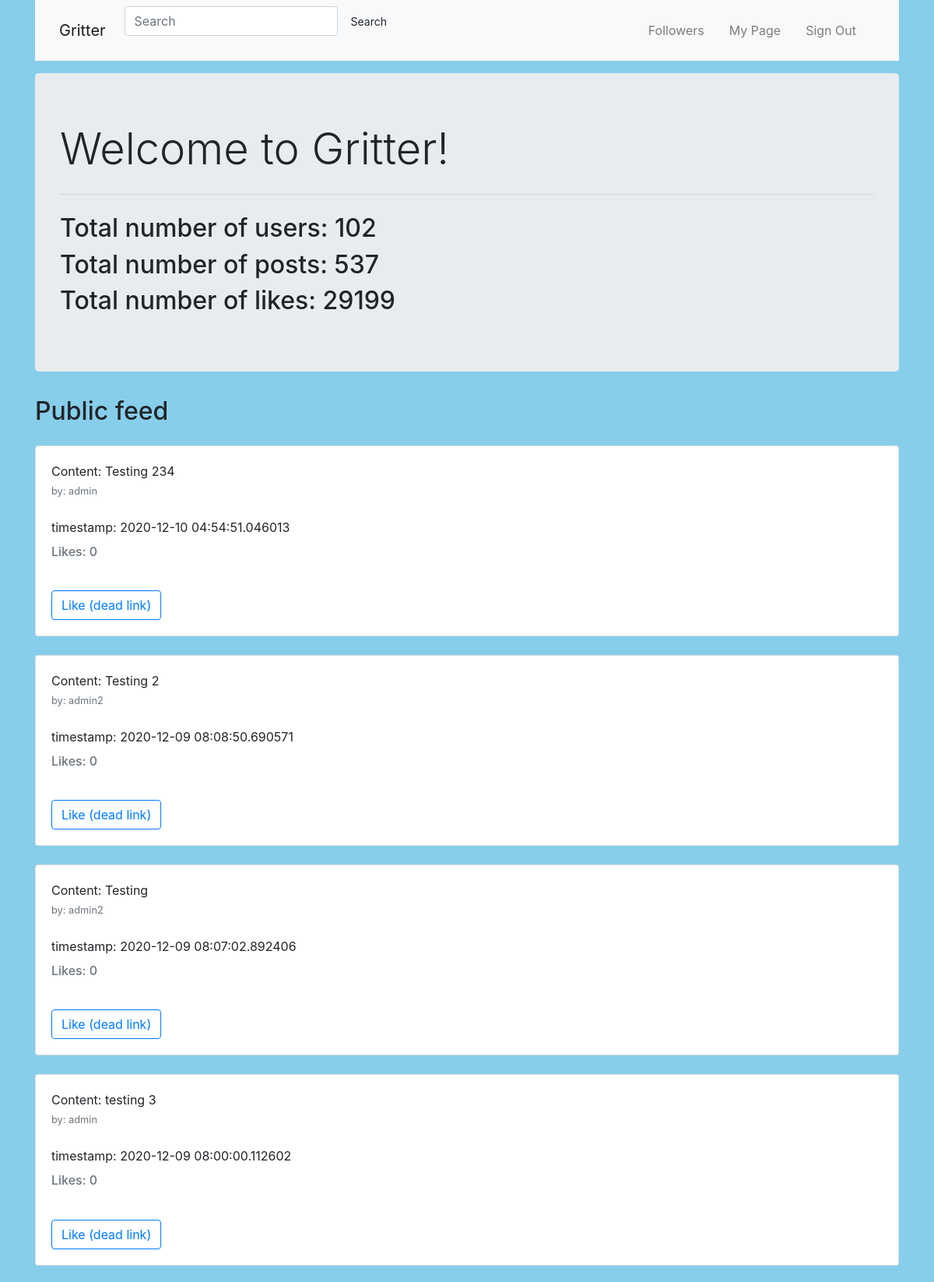
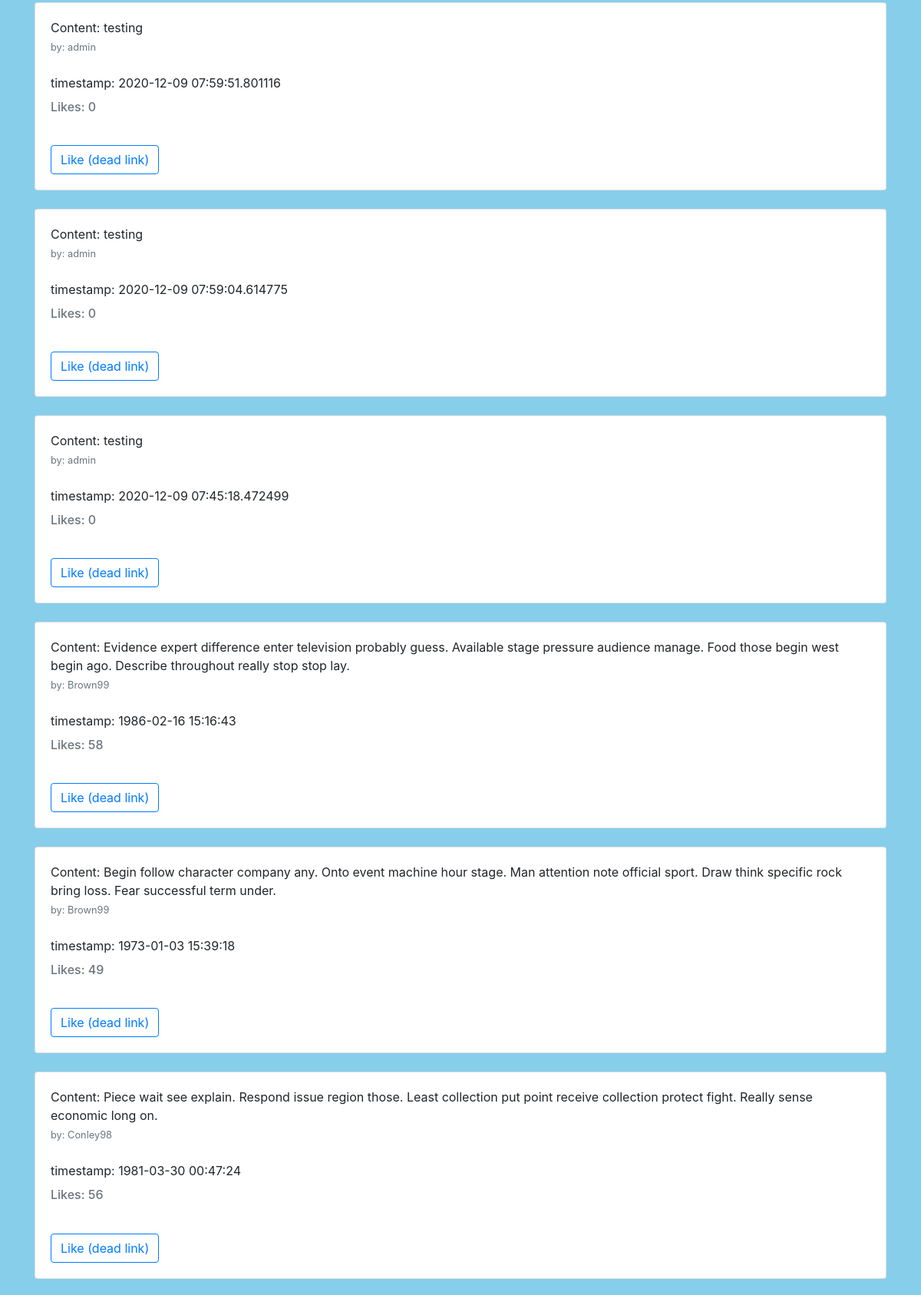
The page / (upper part) on the database its author committed (2 pictures, top to bottom).
### project/models.py (models this page shows, shortened)
class User(UserMixin, db.Model):
    id = db.Column(db.Integer, primary_key=True)
    username = db.Column(db.String(50), unique=True, nullable=False)
    password = db.Column(db.String(128), nullable=False)
    email = db.Column(db.String(100), unique=True, nullable=False)
    posts = db.relationship('Post', backref ='author', lazy='dynamic')
    followed = db.relationship(
        'User', secondary=followers,
        primaryjoin=(followers.c.follower_id == id),
        secondaryjoin=(followers.c.followed_id == id),
        backref=db.backref('followers', lazy='dynamic'), lazy='dynamic')

class Post(db.Model):
    id = db.Column(db.Integer, primary_key=True)
    content = db.Column(db.Text)
    like_count = db.Column(db.Integer, default=0)
    timestamp = db.Column(db.DateTime, index=True, default=datetime.utcnow)
    user_id = db.Column(db.Integer, db.ForeignKey('user.id'))

### project/routes.py (the view)
@app.route('/', methods= ['GET', 'POST'])
def default():
    context = {}
    num_likes = len(Like.query.all())
    context['num_likes'] = num_likes
    num_posts = len(Post.query.all())
    context['num_posts'] = num_posts
    num_users = len(User.query.all())
    context['num_users'] = num_users
    all_posts = get_all_posts_with_like_counts()
    context['posts'] = all_posts
    return render_template('home.html', context=context)

### project/db_queries.py (called while the page is built)
def get_username_by_id(user_id):
    username = User.query.filter(User.id == user_id).first()
    return username

def get_all_posts_with_like_counts():
    result = []
    posts = Post.query.order_by(Post.id.desc()).all()
    for post in posts:
        post_dict = {}
        post_dict['post'] = post
        user = get_username_by_id(post.user_id)
        if user is None:
            post_dict['author'] = 'user not found'
        else:
            post_dict['author'] = user.username
        num_likes = len(Like.query.filter(Like.post_id == post.id).all())
        post_dict['num_likes'] = num_likes
        result.append(post_dict)
    return result

### project/templates/home.html (shortened to what this page needs)
{% extends "layout.html" %}
{% block content %}
    <div class="container">
        <div class="jumbotron bg-lt">
            <h1 class="display-4">Welcome to Gritter!</h1>
            <hr class="my-4">
             {% if context %}
                <h2>Total number of users: {{ context.num_users }}</h2>
                <h2>Total number of posts: {{ context.num_posts }}</h2>
                <h2>Total number of likes: {{ context.num_likes }}</h2>
            {% endif %}
        </div>
    </div>
    <div class="container">
        <h2>Public feed</h2>
        {% for post_dict in context.posts %}
            <div class="card mt-4">
                <div class="card-body">
                    <p class="card-text">
                        Content: {{ post_dict.post.content }}
                        <br>
                        <small class="text-muted">by: {{ post_dict.author }}</small>
                        <br>
                        <br>
                        timestamp: {{ post_dict.post.timestamp }}
                        <br>
                        <h6 class="card-subtitle text-muted">Likes: {{ post_dict.num_likes }} </h6>
                    </p>
                    <br>
                    <a class="btn btn-outline-primary" href="#">Like (dead link)</a>
                </div>
            </div>
        {% endfor %}
    </div>
{% endblock content %}

### project/templates/layout.html (shortened to what this page needs)
<!DOCTYPE html>
<html>
	<head>
    {% block head %}
        <link rel="stylesheet" href="https://cdn.jsdelivr.net/npm/bootstrap@4.5.3/dist/css/bootstrap.min.css">
		<link rel="stylesheet" href="{{ url_for('static', filename='style.css') }}" />
    {% endblock %}
	</head>
	<body text="#2d7051">
        <div class="container">
            <nav class="navbar navbar-expand-md bg-light navbar-light fixed-left">
              <div class="container">
                {% if current_user.is_anonymous  %}
                    <a class="navbar-brand mr-4" href="{{ url_for('home') }}">Gritter</a>
                {% else %}
                    <a class="navbar-brand mr-4" href="{{ url_for('user_home') }}">Gritter</a>
                {% endif %}
                <form class="form-inline md-form mr-auto mb-4">
                    <input class="form-control mr-sm-2" type="text" placeholder="Search" aria-label="Search" name="search-fld">
                    <a class="btn btn-elegant btn-rounded btn-sm my-0" type="submit" id="search-btn" href="{{ url_for('search') }}">
                        Search
                    </a>
                </form>
                <div class="collapse navbar-collapse" id="navbarToggle">
                    <div class="navbar-nav ml-auto">
                        {% if current_user %}
                            <a class="nav-item nav-link mr-3 ml-auto" href="{{ url_for('followers', username=current_user.username) }}">Followers</a>
                            <a class="nav-item nav-link mr-3 ml-auto" href="{{ url_for('user', username=current_user.username) }}">My Page</a>
                            <a class="nav-item nav-link mr-3 ml-auto" href="{{ url_for('signout') }}">Sign Out</a>
                        {% elif current_user.is_anonymous  %}
                            <a class="nav-item nav-link mr-3 ml-auto" href="{{ url_for('signup') }}">Sign Up</a>
                            <a class="nav-item nav-link mr-3 ml-auto" href="{{ url_for('signin') }}">Sign In</a>
                        {% endif %}
                    </div>
                </div>
              </div>
            </nav>
        </div>
        <div class="container pt-2">
            <div class="container pt-2">
        </div>
        </div>
        {% block content %}
        {% endblock %}
	</body>
</html>

### project/static/styles/style.css (style rules this page uses)
body { background-color: #87CEEB; }

### rows shown on the page
User: post.content "Testing 234", author "admin", post.timestamp "2020-12-10 04:54:51.046013", num_likes "0", post.content "testing 3", post.timestamp "2020-12-09 08:00:00.112602", post.content "testing", post.timestamp "2020-12-09 07:59:51.801116", post.timestamp "2020-12-09 07:59:04.614775", post.timestamp "2020-12-09 07:45:18.472499"
User: post.content "Testing 2", author "admin2", post.timestamp "2020-12-09 08:08:50.690571", num_likes "0", post.content "Testing", post.timestamp "2020-12-09 08:07:02.892406"
User: post.content "Evidence expert difference enter television probably guess. Available stage pressure audience manage. Food those begin west begin ago. Describe throughout really stop stop lay.", author "Brown99", post.timestamp "1986-02-16 15:16:43", num_likes "58", post.content "Begin follow character company any. Onto event machine hour stage. Man attention note official sport. Draw think specific rock bring loss. Fear successful term under.", post.timestamp "1973-01-03 15:39:18", num_likes "49"
User: post.content "Piece wait see explain. Respond issue region those. Least collection put point receive collection protect fight. Really sense economic long on.", author "Conley98", post.timestamp "1981-03-30 00:47:24", num_likes "56"

### other values the page prints
{{ context.num_users }} "102"
{{ context.num_posts }} "537"
{{ context.num_likes }} "29199"
